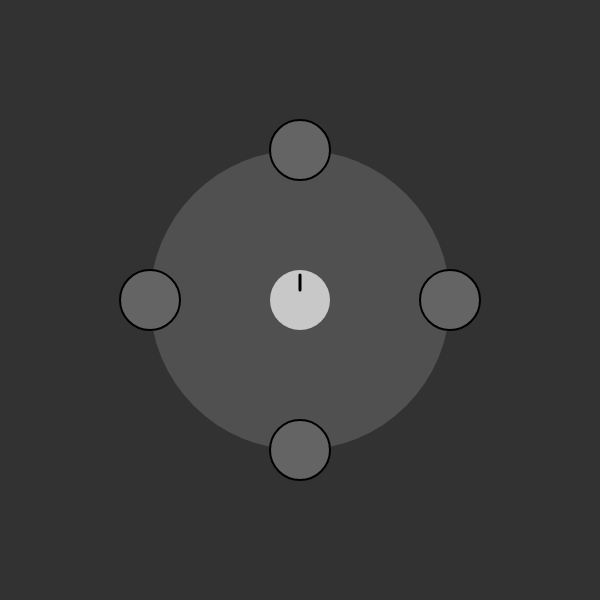
Frame 1 (no input)
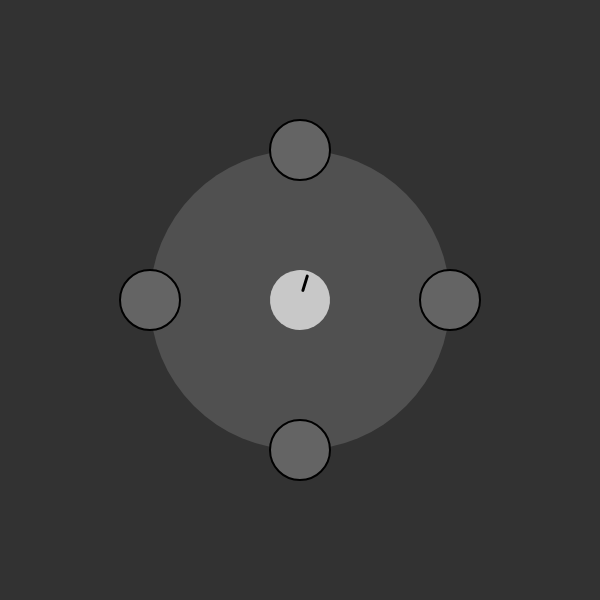
Frame 60 (no input)
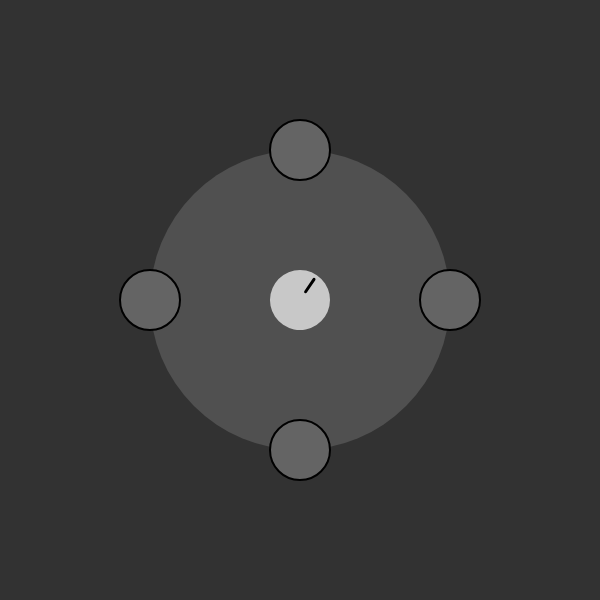
Frame 120 (the mouse pressed at the canvas centre since frame 60)

The p5.js sketch that drew these frames (run headless with seeded random() and noise() and a simulated clock; from frame 60 on, the mouse is pressed at the canvas centre):

// p5.js sketch
// ── sketch.js
let dialAngle = 0;
let burners = [];
let flameIntensity = 0;

function setup() {
  createCanvas(600, 600);
  angleMode(RADIANS);

  // Create burners in a circular pattern
  for (let i = 0; i < 4; i++) {
    let angle = (TWO_PI / 4) * i;
    let x = width/2 + cos(angle) * 150;
    let y = height/2 + sin(angle) * 150;
    burners.push({x, y, radius: 30});
  }
}

function draw() {
  background(50);

  // Draw stovetop surface
  fill(80);
  noStroke();
  ellipse(width/2, height/2, 300, 300);

  // Draw burners
  for (let burner of burners) {
    fill(100);
    stroke(0);
    strokeWeight(2);
    ellipse(burner.x, burner.y, burner.radius * 2, burner.radius * 2);
  }

  // Draw control dial
  push();
  translate(width/2, height/2);
  rotate(dialAngle);
  fill(200);
  noStroke();
  ellipse(0, 0, 60, 60);
  stroke(0);
  strokeWeight(3);
  line(0, -25, 0, -10);
  pop();

  // Draw flames
  for (let i = 0; i < burners.length; i++) {
    let burner = burners[i];
    let flameAngle = (TWO_PI / 4) * i + dialAngle;
    let flameX = burner.x + cos(flameAngle) * 35;
    let flameY = burner.y + sin(flameAngle) * 35;

    // Adjust flame intensity based on dial position
    let intensity = map(dialAngle, 0, TWO_PI, 0, 1);
    if (intensity > 0.2) {
      fill(255, 200, 0, 200);
      noStroke();
      ellipse(flameX, flameY, 20 * intensity, 40 * intensity);
      fill(0, 150, 255, 150);
      ellipse(flameX + random(-5, 5), flameY - 10, 10 * intensity, 20 * intensity);
    }
  }

  // Update dial for idle motion
  dialAngle += 0.005;
  if (dialAngle > TWO_PI) {
    dialAngle = 0;
  }
}

function mouseDragged() {
  let dx = mouseX - width/2;
  let dy = mouseY - height/2;
  dialAngle = atan2(dy, dx);
}
